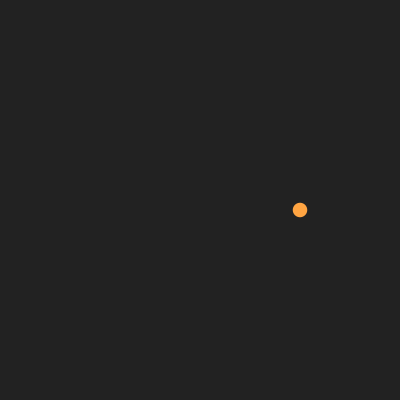
Frame 1 (no input)
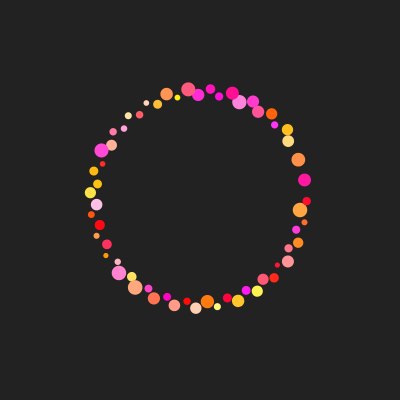
Frame 60 (the mouse pressed at the canvas centre just before this capture)
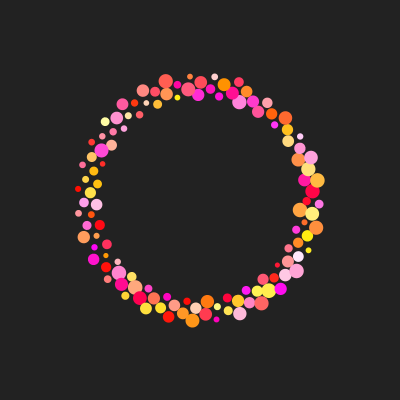
Frame 120 (the mouse held since frame 60 and released just before this capture)

The Processing sketch that drew these frames (run headless with seeded random() and noise(); from frame 60 on, the mouse is pressed at the canvas centre):

// Processing sketch: sketch_11
// ── sketch_11.pde
float r = 0;

void setup() {
  size(400,400);
  background(#222222);
  smooth();
  noStroke();
}

void draw() {
  translate(width/2, height/2);
  fill(255, random(256), random(256));
  rotate(r);
  float cricle_size = random(5, 15);
  ellipse(100 + r, 10, cricle_size, cricle_size);
  
  r = r + 0.2;
}
